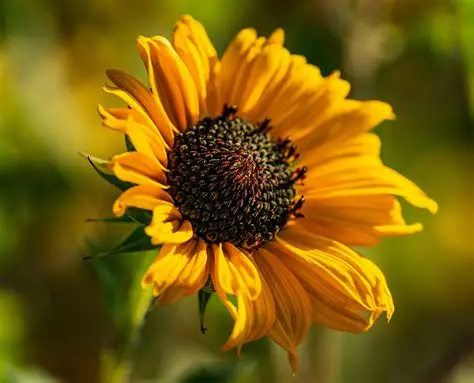
#> input picture img.png, 474 x 383 px
$ jupyter execute --allow-errors filter.ipynb   (older library calls are emulated)
#> lines starting #> are read from the running program, lines starting #| are printed output that depends on the picture
#> (a cell that did not finish here is left out)

Step 1:
Import the required libraries: OpenCV, NumPy, and Matplotlib.

[cell 2]
import cv2
import matplotlib.pyplot as plt
import numpy as np

Step 2:
Read the input image (e.g., image.jpg).

[cell 3]
img = cv2.imread("img.png")
#> img is the input picture: shape (383, 474, 3); mean B, G, R 10.8, 94.7, 122.1

Step 3:
Convert the image from BGR to RGB format for display

[cell 4]
image2 = cv2.cvtColor(img, cv2.COLOR_BGR2RGB)
plt.imshow(image2)
plt.title("Original Image")
plt.axis("off")
plt.show()

Step 4:
Apply Averaging Filter using cv2.blur()

[cell 5]
kernel = np.ones((11,11),np.float32)/121
average = cv2.filter2D(image2,-1,kernel)
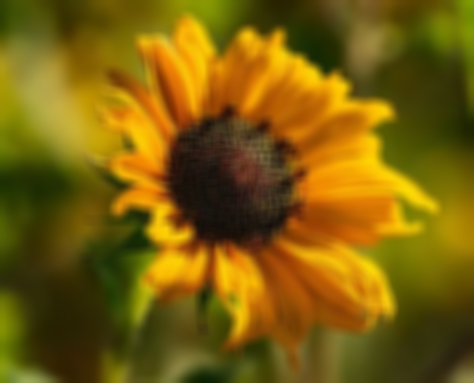
#> average: shape (383, 474, 3); mean R, G, B 122.1, 94.7, 10.8

plt.imshow(average)
plt.title("Average Filter")
plt.axis("off")
plt.show()

Step 5:
Apply Weighted Averaging Filter using a custom kernel with cv2.filter2D().

[cell 6]
kernel1 = np.array([[1,2,1],[2,4,2],[1,2,1]])/16
weighted = cv2.filter2D(image2,-1,kernel1)

plt.imshow(weighted)
plt.title("Weighted Average Filter")
plt.axis("off")
plt.show()

Step 6:
Apply Gaussian Filter using cv2.GaussianBlur()

[cell 7]
gaussian = cv2.GaussianBlur(image2,(33,33),0)

plt.imshow(gaussian)
plt.title("Gaussian Filter")
plt.axis("off")
plt.show()

Step 7:
Apply Median Filter using cv2.medianBlur().

[cell 8]
median = cv2.medianBlur(image2,13)
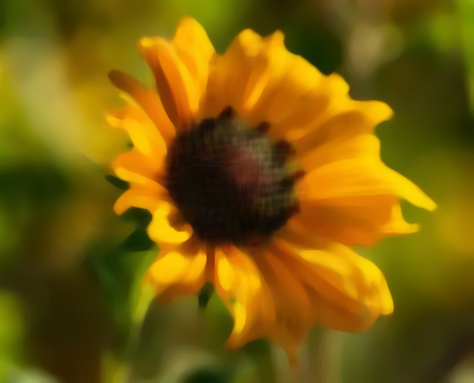
#> median: shape (383, 474, 3); mean R, G, B 121.9, 93.8, 9.1

plt.imshow(median)
plt.title("Median Filter")
plt.axis("off")
plt.show()

Step 8:
Apply Laplacian Sharpening using Kernel with cv2.filter2D().

[cell 9]
kernel2 = np.array([[-1,-1,-1],[2,-2,1],[2,1,-1]])
lap_kernel = cv2.filter2D(image2,-1,kernel2)
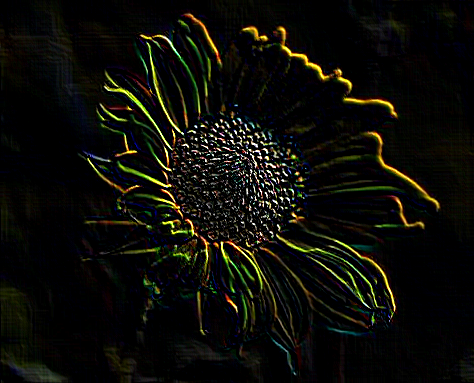
#> lap_kernel: shape (383, 474, 3); mean R, G, B 13.4, 13.1, 8

plt.imshow(lap_kernel)
plt.title("Laplacian Kernel")
plt.axis("off")
plt.show()

Step 9:
Convert image to grayscale and apply Laplacian Operator using cv2.Laplacian()

[cell 10]
gray = cv2.cvtColor(image2,cv2.COLOR_RGB2GRAY)
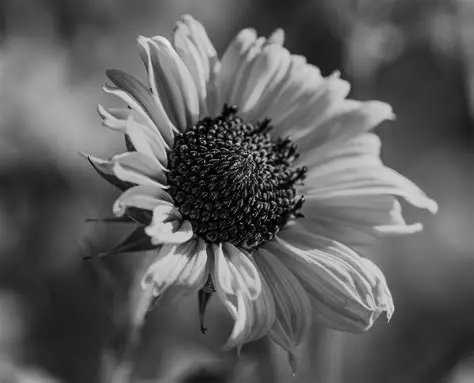
#> gray: shape (383, 474); min 0, max 236, mean 93.3
laplacian = cv2.Laplacian(gray,cv2.CV_64F)
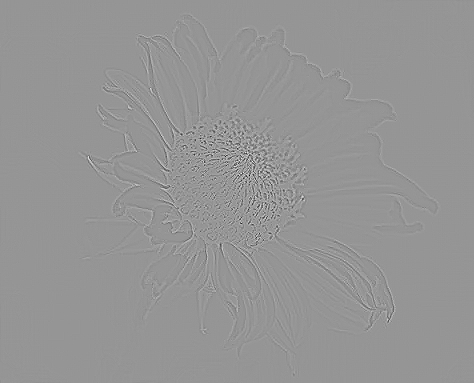
#> laplacian: shape (383, 474) float64; min -432, max 305, mean 0; drawn with min black and max white

plt.imshow(laplacian,cmap='gray')
plt.title("Laplacian Operator")
plt.axis("off")
plt.show()

Step 10:
Display all filtered images using a grid layout for comparison

[cell 11]
plt.figure(figsize=(12,12))

images = [image2,average,weighted,gaussian,median,lap_kernel,laplacian]
titles = ["Original","Average","Weighted Average","Gaussian","Median","Laplacian Kernel","Laplacian Operator"]

for i in range(7):
    plt.subplot(3,3,i+1)
    plt.imshow(images[i],cmap='gray' if i==6 else None)
    plt.title(titles[i])
    plt.axis("off")

plt.tight_layout()
plt.show()
